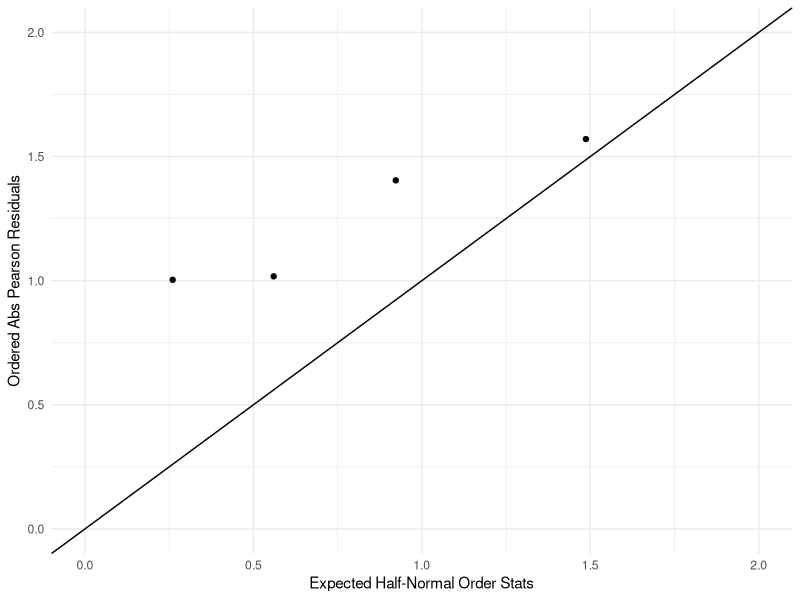

Here is the R script that generated this plot:
## ---- chunk 1
library(tidyverse)
library(viridis)

knitr::opts_chunk$set(
	echo = TRUE,
	warning = FALSE,
	fig.width = 8, 
  fig.height = 6,
  out.width = "90%"
)
options(
  ggplot2.continuous.colour = "viridis",
  ggplot2.continuous.fill = "viridis"
)
scale_colour_discrete = scale_colour_viridis_d
scale_fill_discrete = scale_fill_viridis_d
theme_set(theme_minimal() + theme(legend.position = "bottom"))
## ---- chunk 2
cancer = tibble(
  age = rep(c(25, 35, 45, 55, 65, 75), 2),
  alc_cons = c(rep("0-79", 6), rep("80+", 6)),
  case = c(0, 5, 21, 34, 36, 8, 1, 4, 25, 42, 19, 5),
  ctrl = c(106, 164, 138, 139, 88, 31, 9, 26, 29, 27, 18, 0)
)
## ---- chunk 3
# Response matrix
resp = cancer %>% 
  select(case, ctrl) %>% 
  as.matrix()

# Model
logit_cancer = glm(resp ~ age + alc_cons, family = binomial(link = 'logit'), data = cancer)

logit_cancer %>% 
  broom::tidy() %>% 
  knitr::kable()
## ---- chunk 4
germ = tibble(
  species = c("oa_75", "oa_75", "oa_73", "oa_73"),
  root = c("bean", "cucumber", "bean", "cucumber"),
  germinated = c(10 + 23 + 23 + 26 + 17, 5 + 53 + 55 + 32 + 46 + 10, 8 + 10 + 8 + 23 + 0, 3 + 22 + 15 + 32 + 3),
  total = c(39 + 62 + 81 + 51 + 39, 6 + 74 + 72 + 51 + 79 + 13, 16 + 30 + 28 + 45 + 4, 12 + 41 + 30 + 51 + 7),
  failed = total - germinated
)

# response
germ_resp = germ %>% 
  select(germinated, failed) %>% 
  as.matrix()
## ---- chunk 5
germ_logit = glm(germ_resp ~ species + root, family = binomial(link = 'logit'), data = germ)

germ_logit %>% 
  broom::tidy() %>% 
  knitr::kable()
## ---- chunk 6
pval = 1 - pchisq(germ_logit$deviance, 4 - 3)
## ---- chunk 7
res = residuals(germ_logit, type = 'pearson')

resid_points = tibble(
  x = qnorm((4 + 1:4 + 0.5)/(2 * 4 + 1.125)),
  y = sort(abs(res))
)

resid_points %>% 
  ggplot(aes(x = x, y = y)) +
  geom_point() + 
  geom_abline(slope = 1) + 
  scale_x_continuous(limits = c(0, 2)) +
  scale_y_continuous(limits = c(0, 2)) +
  labs(
    x = "Expected Half-Normal Order Stats",
    y = "Ordered Abs Pearson Residuals"
  )
## ---- chunk 8
g_stat = sum(residuals(germ_logit, type = 'pearson')^2)

phi = g_stat/(4 - 3)
## ---- chunk 9
summary(germ_logit, dispersion = phi)
